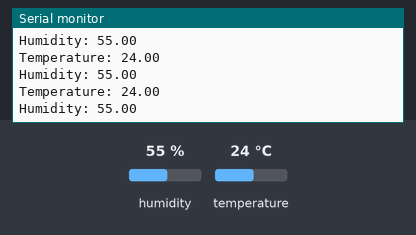
Bench run of a sketch on a simulated Arduino Uno, built with avr-gcc and run on an emulated ATmega328P. Parts: the last lines printed to the serial monitor. The test bench sets the inputs (shaded band); at power-on: humidity 55 %, temperature 24 °C.

Above: at 2.8 s.
2.9 s: humidity set to 22 %
5.6 s: temperature set to 12 °C
At 6.16 s:
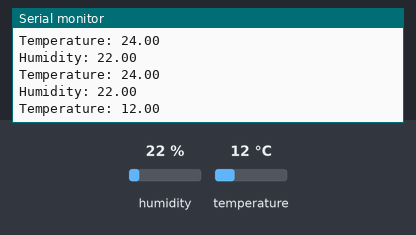
8.3 s: humidity set to 40 %
At 10.25 s:
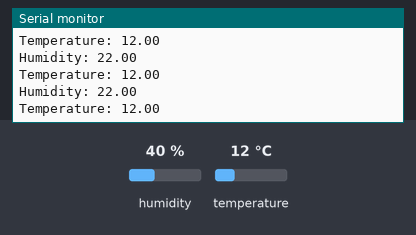
Timing chart, 0 to 11.8 s (numbered marks = the images above; inputs shaded):
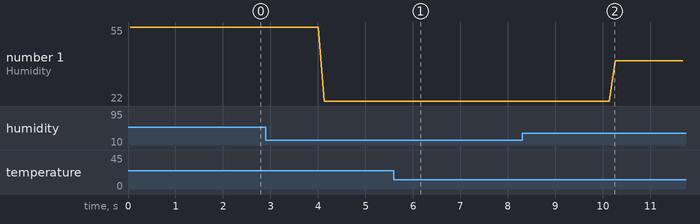

The sketch:

TestingDHT.ino
```cpp
//Include DHT library
#include "DHT.h"

// Rmb to change your DHT port to the correct one:
#define DHTPIN 4
#define DHTTYPE DHT11   // Grove DHT sensors are DHT 11

DHT dht(DHTPIN, DHTTYPE);

void setup() {


// active the Serial Monitor
 Serial.begin(9600);

dht.begin();

}

void loop() {
  // define the DHT sensor readings as TempVal and HumidVal
float TempVal= dht.readTemperature();
float HumidVal= dht.readHumidity();

 // print on Serial Monitor the outputs of the DHT sensors
  Serial.print("Temperature: ");
  Serial.println(TempVal);

  Serial.print("Humidity: ");
  Serial.println(HumidVal);

 //delay loop by 1 second; you can delete this if you want more responsive reading
  delay(100);
}
```

Measured:
- after the input at 5.6 s, the serial monitor: prints a new line after 0.55 s (image 1)
- plotted number 1: 55 → 22 after the input at 2.9 s, 22 → 40 after the input at 8.3 s
